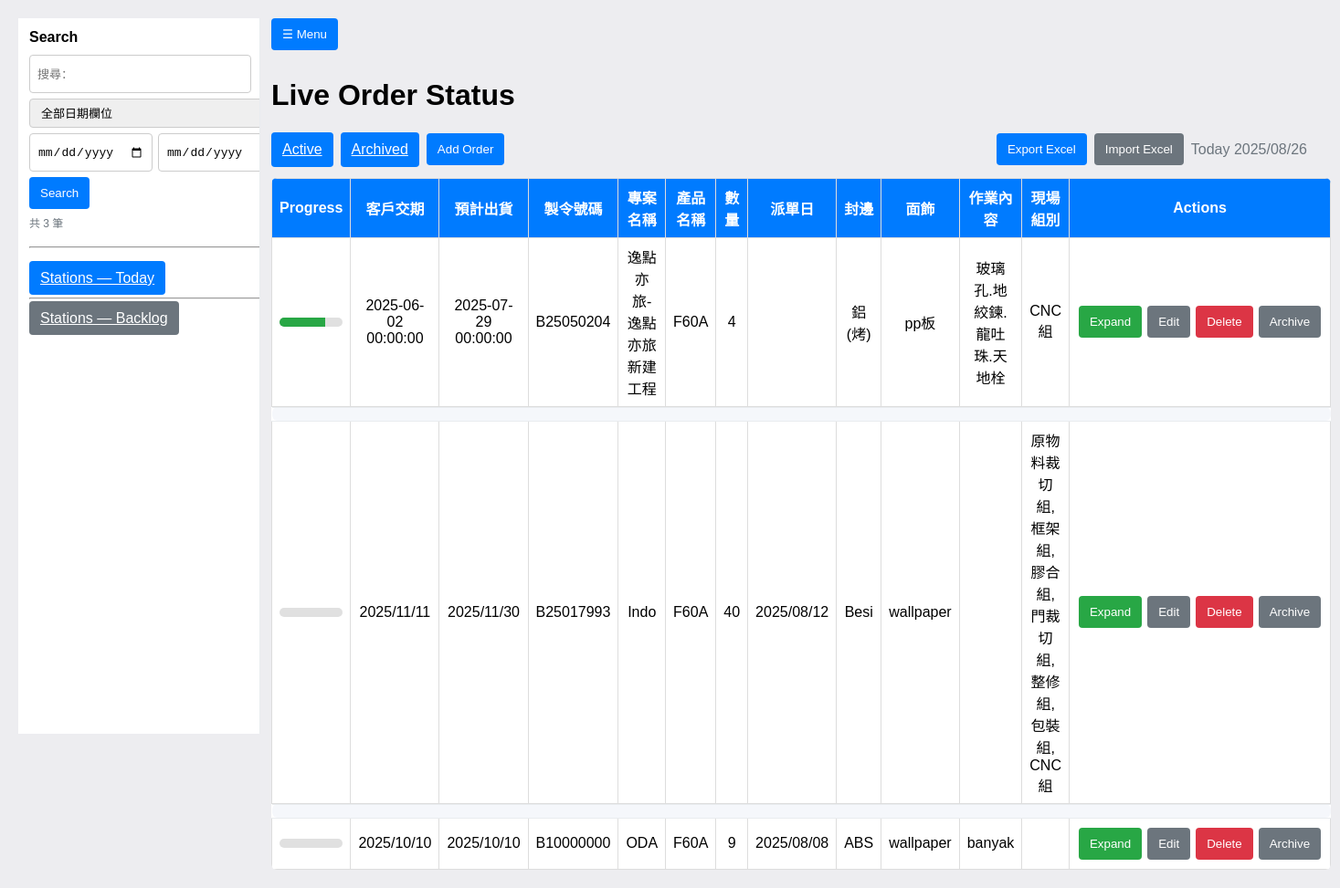
The page / on the database its author committed.
### models.py (models this page shows)
class Order(Base):
    __tablename__ = "orders"
    id = Column(Integer, primary_key=True, autoincrement=True)
    manufacture_code = Column(String)
    customer        = Column(String)
    product         = Column(String)
    demand_date     = Column(String)   # stored as text like "YYYY/MM/DD"
    delivery        = Column(String)   # stored as text
    quantity        = Column(Integer, default=0)
    datecreate      = Column(String)   # stored as text
    fengbian        = Column(String)
    wallpaper       = Column(String)
    jobdesc         = Column(Text)
    archived    = Column(Boolean, default=False)   # soft archive flag
    archived_at = Column(DateTime)                 # when it was archived
    created_at = Column(DateTime, default=datetime.utcnow)
    updated_at = Column(DateTime)
    tasks = relationship("Task", back_populates="order", cascade="all, delete-orphan")

class Task(Base):
    __tablename__ = "sub_tasks"
    __table_args__ = {'sqlite_autoincrement': True}
    id = Column(Integer, primary_key=True, autoincrement=True)
    order_id = Column(Integer, ForeignKey("orders.id"), nullable=False)
    group = Column("group", String, nullable=True)
    task  = Column(String, nullable=True)
    quantity = Column(Integer, nullable=True)
    completed = Column(Integer, nullable=True, default=0)
    start_time = Column(DateTime)      # may be NULL in DB
    stop_time  = Column(DateTime)
    duration_minutes = Column(Integer)
    order    = relationship("Order", back_populates="tasks")
    history  = relationship("TaskHistory", back_populates="task", cascade="all, delete-orphan")

### app.py (the view, shortened to what this page needs)
@app.route("/")
def home():
    qtext = (request.args.get("q") or "").strip()
    dfield = (request.args.get("dfield") or "any").strip()   # any | demand | delivery | datecreate
    dfrom  = (request.args.get("dfrom")  or "").strip()
    dto    = (request.args.get("dto")    or "").strip()
    df = _ymd_digits(dfrom)
    dt = _ymd_digits(dto)
    if df and not dt:
        dt = df  # single-day filter if only start is provided
    def norm_col(col):
        return func.replace(func.replace(col, '-', ''), '/', '')
    def date_cond_for(col):
        c = norm_col(col)
        preds = []
        if df: preds.append(c >= df)
        if dt: preds.append(c <= dt)
        return and_(*preds) if preds else None
    today = datetime.today().strftime("%Y/%m/%d")
    with SessionLocal() as session:
        q = (session.query(Order)
             .filter(or_(Order.archived == False, Order.archived.is_(None))))
        orders = q.order_by(Order.id.desc()).all()
        vm = []
        for o in orders:
            done_q, total_q = order_progress(o)
            vm.append({
                "id": o.id,
                "manufacture_code": o.manufacture_code or "",
                "customer": o.customer or "",
                "product": o.product or "",
                "demand_date": o.demand_date or "",
                "delivery": o.delivery or "",
                "quantity": o.quantity or 0,
                "datecreate": o.datecreate or "",
                "fengbian": o.fengbian or "",
                "wallpaper": o.wallpaper or "",
                "jobdesc": o.jobdesc or "",
                "active_groups": ", ".join(recalc_active_groups(o)),
                "progress": (done_q, total_q),
                "sub_tasks": [
                    {
                        "id": t.id,
                        "group": t.group or "",
                        "task": t.task or "",
                        "quantity": t.quantity or 0,
                        "completed": t.completed or 0,
                        "remaining": max(0, (t.quantity or 0) - (t.completed or 0)),
                        "running": bool(getattr(t, "start_time", None) and not getattr(t, "stop_time", None)),
                        "started_at": (t.start_time.isoformat() if getattr(t, "start_time", None) else None),
                    } for t in o.tasks
                ]
            })
        return render_template("index.html", orders=vm, today_date=today, archived_page=False, qtext=qtext)

### app.py (called while the page is built)
def recalc_active_groups(order):
    groups = []
    for t in order.tasks:
        remaining = max(0, (t.quantity or 0) - (t.completed or 0))
        if remaining > 0 and t.group and t.group not in groups:
            groups.append(t.group)
    return groups

def order_progress(order):
    total_q = sum((t.quantity or 0) for t in order.tasks)
    done_q = sum((t.completed or 0) for t in order.tasks)
    return (done_q, total_q)

def _ymd_digits(s: str) -> str:
    if not s: return ""
    return re.sub(r"\D", "", s)

### templates/index.html (shortened to what this page needs)
<!DOCTYPE html>
<html lang="zh">
<head>
</head>
<body>
  <div class="layout">
  <aside class="sidebar" id="sidebar">
    <div class="brand">Search</div>
    <form method="get" action="{{ '/archived' if archived_page else '/' }}" class="sbm">
      <input type="text" name="q" id= "search-q" value="{{ qtext or '' }}"
             placeholder="搜尋：">
      <select name="dfield">
        <option value="any"        {{ 'selected' if (dfield or 'any')=='any' }}>全部日期欄位</option>
      </select>
      <div class="row">
        <input type="date" name="dfrom" value="{{ dfrom or '' }}">
        <input type="date" name="dto"   value="{{ dto or '' }}">
      </div>
      <div class="row">
        <button class="btn" type="submit">Search</button>
      </div>
      <div class="caption">共 {{ orders|length }} 筆{% if qtext or dfrom or dto %}（篩選中）{% endif %}</div>
      <hr style="margin:12px 0">
      <div class="nav" style="margin-top:6px">
        <a href="/stations/today" class="btn full">Stations — Today</a>
        <hr style="margin:12px 0">
        <a href="/stations/backlog" class="btn full gray" style="margin-top:6px">Stations — Backlog</a>
      </div>
    </form>
  </aside>
  <main class="content">
  <div style="display:flex;align-items:center;gap:12px;">
    <button class="btn hamburger" onclick="toggleSidebar()">☰ Menu</button>
  </div>
  <h1>Live Order Status</h1>
  <div class="toolbar">
    <div class="left">
      <a href="/" class="btn {{ '' if archived_page else 'blue' }}">Active</a>
      <a href="/archived" class="btn {{ 'blue' if archived_page else '' }}">Archived</a>
      {% if not archived_page %}
        <button class="btn" onclick="openModal('modal-order')">Add Order</button>
      {% endif %}
    </div>
    <div class="right">
      <button class="btn" onclick="location.href='/export/orders.xlsx'">Export Excel</button>
      <button class="btn gray" onclick="openModal('modal-import')">Import Excel</button>
      <span style="color:#6c757d">Today {{ today_date }}</span>
    </div>
  </div>
    <table>
      <tr>
        <th>Progress</th>
        <th>客戶交期</th>
        <th>預計出貨</th>
        <th>製令號碼</th>
        <th>專案名稱</th>
        <th>產品名稱</th>
        <th>數量</th>
        <th>派單日</th>
        <th>封邊</th>
        <th>面飾</th>
        <th>作業內容</th>
        <th>現場組別</th>
        <th>Actions</th>
      </tr>
      {% for o in orders %}
      <tr id="order-{{o.id}}"
        data-demand="{{ o.demand_date|e }}"
        data-delivery="{{ o.delivery|e }}"
        data-code="{{ o.manufacture_code|e }}"
        data-customer="{{ o.customer|e }}"
        data-product="{{ o.product|e }}"
        data-qty="{{ o.quantity }}"
        data-datecreate="{{ o.datecreate|e }}"
        data-fengbian="{{ o.fengbian|e }}"
        data-wallpaper="{{ o.wallpaper|e }}"
        data-jobdesc="{{ o.jobdesc|e }}">
        <td>
          {% set done = o.progress[0] %}
          {% set total = o.progress[1] if o.progress[1] else 1 %}
          <div class="progress-bar">
            <div class="progress-fill" style="width: {{ (done/total)*100 }}%"></div>
          </div>
        </td>
        <td>{{ o.demand_date }}</td>
        <td>{{ o.delivery }}</td>
        <td>{{ o.manufacture_code }}</td>
        <td>{{ o.customer }}</td>
        <td>{{ o.product }}</td>
        <td>{{ o.quantity }}</td>
        <td>{{ o.datecreate }}</td>
        <td>{{ o.fengbian }}</td>
        <td>{{ o.wallpaper }}</td>
        <td>{{ o.jobdesc }}</td>
        <td id="groups-{{o.id}}">{{ o.active_groups }}</td>
        <td class="actions-col">
          <div class="actions-group">
            {% if archived_page == False %}
              <button class="btn green" onclick="toggleDetails({{o.id}})">Expand</button>
              <button class="btn gray" onclick="openEditOrder({{ o.id }})">Edit</button>
              <button class="btn red" onclick="deleteOrder({{ o.id }})">Delete</button>
              <button class="btn gray" onclick="archiveOrder({{ o.id }})">Archive</button>
            {% else %}
              <button class="btn gray" onclick="restoreOrder({{ o.id }})">Restore</button>
              <button class="btn red" onclick="deleteOrder({{ o.id }})">Delete</button>
            {% endif %}
          </div>
        </td>
      </tr>
      <tr>
        <td colspan="13" style="padding:0; border:0">
        </td>
      </tr>
      {% if not loop.last %}
      <tr class="order-gap"><td colspan="13" aria-hidden="true"></td></tr>
      {% endif %}
      {% endfor %}
    </table>
  </main>
  </div>
</body>
</html>

### templates/index.html (style rules this page uses)
body { font-family:Arial, sans-serif;background:#ededf0;margin:20px }
table { width:100%;border-collapse:collapse;background:#fff;border-radius:6px;overflow:hidden }
th,td { border:1px solid #ddd;padding:8px;text-align:center }
th { background:#007bff;color:#fff }
.progress-bar { width:100%;height:10px;background:#e0e0e0;border-radius:6px;overflow:hidden }
.progress-fill { height:100%;background:#28a745;transition:width .3s }
.btn { padding:10px 12px;border:0;border-radius:4px;color:#fff;background:#007bff;cursor:pointer }
.btn.green { background:#28a745 }
input,select { height:auto;padding:10px 0px;font-size: 12px;border:1px solid #ccc;border-radius:4px;width:100% }
.btn.red { background: #dc3545; }
.btn.gray { background: #6c757d; }
.order-gap td { height: 14px; padding: 0; border: 0; background: #f5f7fb; border-top: 1px solid #e9ecef; border-bottom: 1px solid #e9ecef; border-radius: 6px; }
.toolbar { display:flex;justify-content:space-between;align-items:center;gap:8px;flex-wrap:wrap;margin:12px 0 }
.toolbar .left,.toolbar .right { display:flex;align-items:center;gap:8px }
.layout { display:flex; min-height:100vh }
.sidebar { width:280px; background:#fff; border-right:1px solid #e9ecef; padding:14px; position:sticky; top:0; height:calc(100vh - 40px); overflow:auto; }
.content { flex:1; padding:0 16px }
.brand { font-weight:700; font-size:18px; margin-bottom:10px }
.sbm { margin-top:10px; display:grid; grid-template-columns:1fr; gap:8px }
.sbm input[type="text"], .sbm select, .sbm input[type="date"] { padding:6px 10px; width:100% }
.sbm .row { display:flex; gap:8px }
.sbm .caption { color:#6c757d; font-size:12px }
.hamburger { display:none }
.sidebar { transition: left .2s ease, width .2s ease }
.hamburger { display:inline-flex; position:sticky; top:10px; margin-bottom:10px }
.layout { display:flex; }
.sidebar { flex:0 0 280px; position:sticky; top:20px; height:calc(100vh - 40px); overflow:auto; }
.content { flex:1; min-width:0; }
.sidebar { transition: left .2s ease, width .2s ease, padding .2s ease; }
.hamburger { display:inline-flex; align-items:center; gap:6px; position:sticky; top:10px; margin-bottom:10px; z-index:6; }
.sidebar { flex:0 0 240px; }
.brand { font-size:16px; margin:0 0 6px; }
.sidebar { padding:12px; }
.sbm { gap:6px; }
.sbm input[type="text"], .sbm select, .sbm input[type="date"] { padding:4px 8px; font-size:13px; height:32px; }
.sbm .row { gap:6px; }
.hamburger { margin-right:12px; }
.content { padding-left:12px; }
#search-q { width: 225px; height: 32px; padding: 4px 8px; font-size: 13px; }
.sbm select, .sbm input[type="date"] { height:32px; }
.actions-col { padding: 10px; border: 1px solid #ddd; text-align: center; overflow: visible; flex-wrap: wrap; }
.actions-group { display: flex; flex-wrap: nowrap; gap: 6px; justify-content: center; }
@media (min-width:901px) { .sidebar { position:static; z-index:auto; } }

### rows shown on the page
Order: demand_date "2025-06-02 00:00:00", delivery "2025-07-29 00:00:00", manufacture_code "B25050204", customer "逸點亦旅-逸點亦旅新建工程", product "F60A", fengbian "鋁(烤)", wallpaper "pp板", jobdesc "玻璃孔.地絞鍊.龍吐珠.天地栓"
Task: active_groups "CNC組"
Order: demand_date "2025/11/11", delivery "2025/11/30", manufacture_code "B25017993", customer "Indo", product "F60A", quantity "40", datecreate "2025/08/12", fengbian "Besi", wallpaper "wallpaper", active_groups "原物料裁切組, 框架組, 膠合組, 門裁切組, 整修組, 包裝組, CNC組"
Order: demand_date "2025/10/10", delivery "2025/10/10", manufacture_code "B10000000", customer "ODA", product "F60A", quantity "9", datecreate "2025/08/08", fengbian "ABS", wallpaper "wallpaper", jobdesc "banyak"

### other values the page prints
{{ orders|length }} "3"
{{ o.quantity }} "4"
